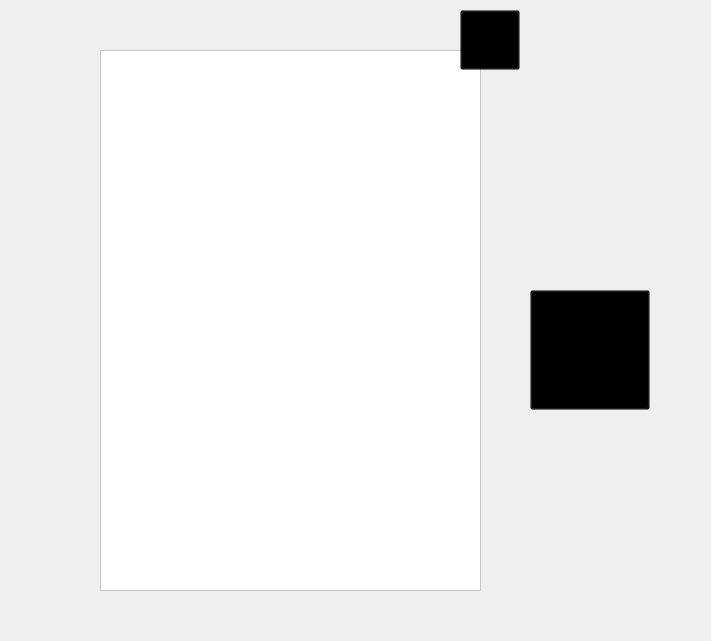
<?xml version="1.0" encoding="UTF-8"?>
<ui version="4.0">
 <class>overlay</class>
 <widget class="QWidget" name="overlay">
  <property name="geometry">
   <rect>
    <x>0</x>
    <y>0</y>
    <width>711</width>
    <height>641</height>
   </rect>
  </property>
  <property name="sizePolicy">
   <sizepolicy hsizetype="Expanding" vsizetype="Expanding">
    <horstretch>0</horstretch>
    <verstretch>0</verstretch>
   </sizepolicy>
  </property>
  <property name="windowTitle">
   <string>Form</string>
  </property>
  <widget class="QListWidget" name="album_songs">
   <property name="geometry">
    <rect>
     <x>100</x>
     <y>50</y>
     <width>381</width>
     <height>541</height>
    </rect>
   </property>
   <property name="sizePolicy">
    <sizepolicy hsizetype="Preferred" vsizetype="Preferred">
     <horstretch>0</horstretch>
     <verstretch>0</verstretch>
    </sizepolicy>
   </property>
   <property name="styleSheet">
    <string notr="true">background-color: white;</string>
   </property>
   <property name="selectionMode">
    <enum>QAbstractItemView::MultiSelection</enum>
   </property>
  </widget>
  <widget class="QPushButton" name="close_overlay">
   <property name="geometry">
    <rect>
     <x>460</x>
     <y>10</y>
     <width>60</width>
     <height>60</height>
    </rect>
   </property>
   <property name="maximumSize">
    <size>
     <width>60</width>
     <height>60</height>
    </size>
   </property>
   <property name="styleSheet">
    <string notr="true">background-color: rgba(0, 0, 0, 0%);</string>
   </property>
   <property name="text">
    <string/>
   </property>
   <property name="icon">
    <iconset resource="images.qrc">
     <normaloff>:/png/media/close.png</normaloff>:/png/media/close.png</iconset>
   </property>
   <property name="iconSize">
    <size>
     <width>60</width>
     <height>60</height>
    </size>
   </property>
  </widget>
  <widget class="QPushButton" name="transfer_button">
   <property name="geometry">
    <rect>
     <x>530</x>
     <y>290</y>
     <width>120</width>
     <height>120</height>
    </rect>
   </property>
   <property name="maximumSize">
    <size>
     <width>90000</width>
     <height>90000</height>
    </size>
   </property>
   <property name="styleSheet">
    <string notr="true">background-color: rgba(0, 0, 0, 0%);</string>
   </property>
   <property name="text">
    <string/>
   </property>
   <property name="icon">
    <iconset resource="images.qrc">
     <normaloff>:/png/media/arrow.png</normaloff>:/png/media/arrow.png</iconset>
   </property>
   <property name="iconSize">
    <size>
     <width>120</width>
     <height>120</height>
    </size>
   </property>
  </widget>
 </widget>
 <resources>
  <include location="images.qrc"/>
 </resources>
 <connections/>
</ui>
